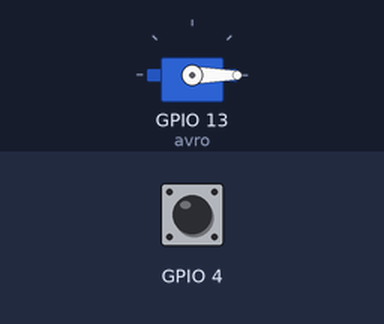
Recording of a sketch running on a simulated ESP32. Parts: servo. The inputs (shaded band) are chosen by the test bench; at power-on: GPIO 4 HIGH. What the sketch prints to the serial monitor is not drawn.

Above: at 1.2 s.
1.3 s: GPIO 4 pulled LOW for 1 s
At 1.75 s:
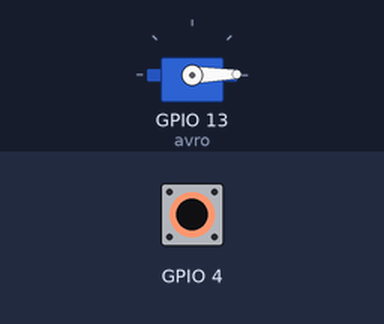
4.0 s: GPIO 4 pulled LOW for 0.15 s
At 5.7 s:
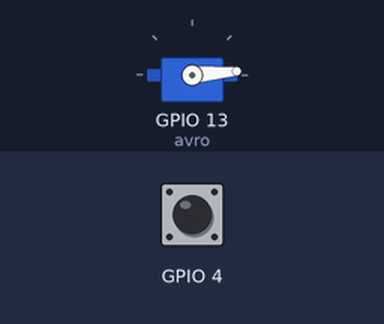
Timing chart, 0 to 7.2 s (numbered marks = the images above; inputs shaded):
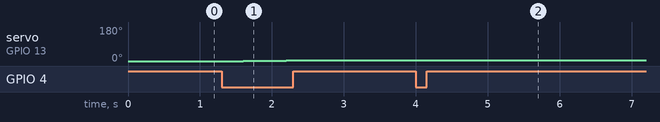

The sketch:

Servo_Motor.ino
```cpp
#include <Servo.h>

int i = 0, j = 1;

Servo avro;

void setup() {

  Serial.begin(115200);

  avro.attach(13);
}

void loop() {

  if (touchRead(T0) <= 40) {
    i += j;
    delay(300);
    if(i == 180){
      j = -5;
    }
    else if(i == 0){
      j = 5;
    }
  }

  avro.write(i);
  Serial.println(i);

}
```

Measured:
- after the input at 1.3 s, servo on GPIO 13 (avro): 0° → 1° after 0.30 s, → 2° 0.30 s later, → 3° 0.30 s later, → 4° 0.30 s later
- after the input at 4.0 s, servo on GPIO 13 (avro): 4° → 5° after 0.30 s
